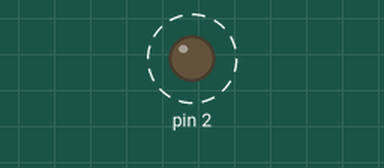
Bench run of a sketch on a simulated Arduino Uno, built with avr-gcc and run on an emulated ATmega328P. Shown: output pins drawn as LEDs (lit = HIGH). Dashed ring = blinking.

Above: at 1.3 s.
Timing chart, 0 to 6.9 s (numbered marks = the images above):
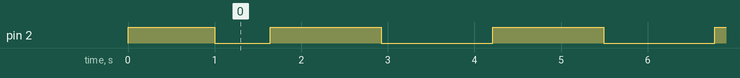

The sketch:

sketch_may15a.ino
```cpp
void setup() {
  // put your setup code here, to run once:

  pinMode(2,OUTPUT);
  digitalWrite(2,1);
  delay(1000);
  digitalWrite(2,0);
}

void loop() {
  // 方式一:
  // for(int i=0;i<1000;i++){
  //   for(int t=0;t<5;t++){

  //     for(int a = 0;a<i;a++){
  //       digitalWrite(2,1);
  //     }
  //     for(int a = 0;a<1000-i;a++){
  //       digitalWrite(2,0);
  //     }
  //   }
  // }


  // for(int i=0;i<1000;i++){
  //   for(int t=0;t<5;t++){

  //     for(int a = 0;a<i;a++){
  //       digitalWrite(2,0);
  //     }
  //     for(int a = 0;a<1000-i;a++){
  //       digitalWrite(2,1);
  //     }
  //   }
  // }

  for(int i=0;i<=255;i++){
    analogWrite(2,i);
    delay(5);
  }

  for(int i=255;i>=0;i--){
    analogWrite(2,i);
    delay(5);
  }
}
```

Measured:
- by itself, pin 2: repeats every 2.6 s: HIGH 1.3 s, LOW 1.3 s
